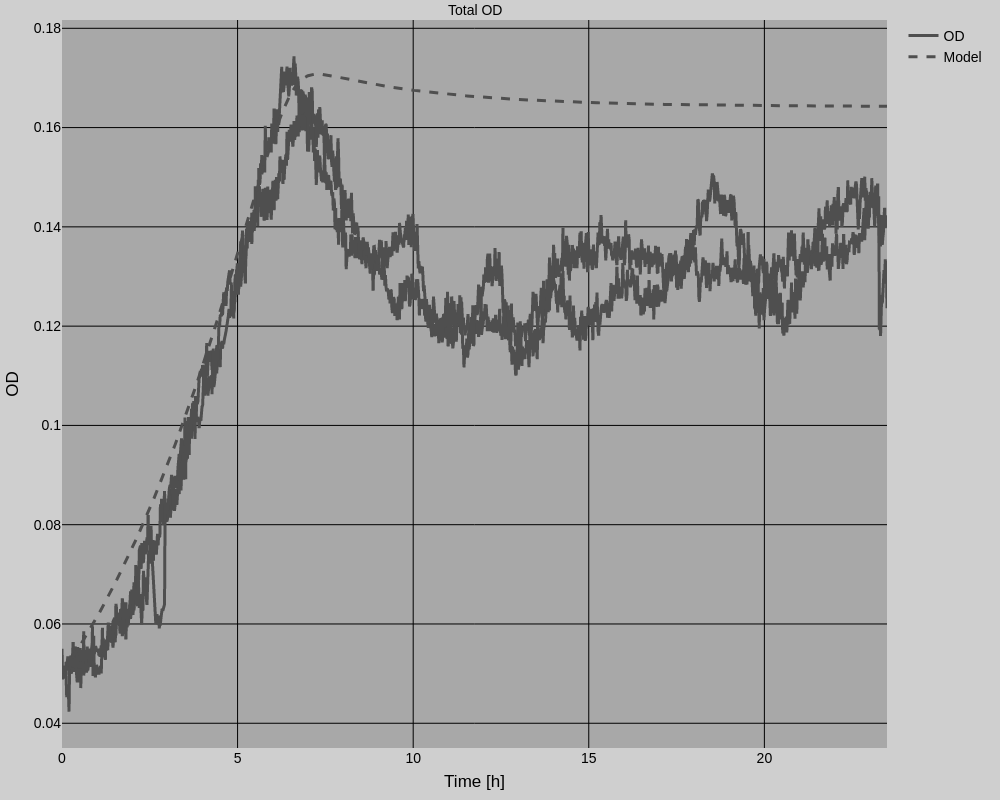

Generate this figure with Python:
import plotly.graph_objects as go
from chibio_parser import fluorescence_paresr, calibration
from plotly.subplots import make_subplots
from style_plot import *
import numpy as np
from models import *
from equations import *
from sympy import *


def plot_cd_chibio(q):
    params['v1_1'] = 0.5
    params['K1_1'] = 0.45
    params['q1_1'] = q / 7.5
    params['v2_1'] = 0.39
    params['K2_1'] = 0.02
    params['q2_1'] = q / 7.5
    params['M1'] = 7.5
    params['D'] = 0.28
    params['N01'] = 0.03
    params['N02'] = 0.04

    Ms = fluorescence_paresr('/home/eric/ChiBioFlow/data/at_oa/241101_ct_mono')
    Ms = [Ms[Ms['reactor'] == r] for r in ['M0', 'M1', 'M2']]
    Ms = [M[M['exp_time'] < 23.5] for M in Ms]
    xs = Ms[0]['exp_time']
    y = species_1_niche_1(np.array(Ms[0]['exp_time']), f_dN1_1, f_dR1_1,
                          params)
    k_eq, b_eq = calibration()

    fig = make_subplots(rows=1,
                        cols=1,
                        shared_xaxes=True,
                        vertical_spacing=0.03)
    for M in Ms[1:]:
        M.index = range(len(M))
        R0_raw = np.average(M.loc[3:5]['od_measured'])
        R1_raw = np.average(M.loc[22.5 * 60:23.5 * 60]['od_measured'])
        k_num = float(
            k_eq.subs({
                'OD1': 0.05,
                'OD2': 0.141,
                R1: R0_raw,
                R2: R1_raw
            }))
        b_num = float(
            b_eq.subs({
                'OD1': 0.05,
                'OD2': 0.141,
                R1: R0_raw,
                R2: R1_raw
            }))
        OD = k_num * np.log10(M['od_measured']) + b_num
        fig.add_trace(go.Scatter(x=M['exp_time'][::10],
                                 y=OD[::10],
                                 marker=dict(color=colors['ct']),
                                 showlegend=False,
                                 hovertext=M['reactor'],
                                 name='OD'),
                      row=1,
                      col=1)
    fig.add_trace(go.Scatter(x=xs,
                             y=y[:, 0],
                             line=dict(dash='dash'),
                             marker=dict(color='#4F4F4F'),
                             name='Model'),
                  row=1,
                  col=1)
    fig["layout"]['yaxis1']["title"] = "OD"
    fig["layout"]['xaxis1']["title"] = "Time [h]"
    fig['data'][0]['showlegend'] = True
    fig.update_layout(width=width, height=height)
    fig = style_plot(fig)
    return fig
    #fig.write_image('plot.png')
